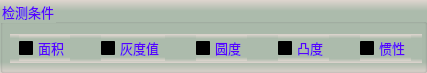
      <widget class="QGroupBox" name="groupCamera_2">
       <property name="geometry">
        <rect>
         <x>9</x>
         <y>94</y>
         <width>427</width>
         <height>73</height>
        </rect>
       </property>
       <property name="font">
        <font>
         <family>微软雅黑</family>
         <pointsize>10</pointsize>
        </font>
       </property>
       <property name="styleSheet">
        <string notr="true">background-color: qlineargradient(x1:0, y1:0, x2:0, y2:1, stop:0 #dfd5cf, stop: 0.15 #acbbac, stop: 0.85 #acbbac,stop:1 #dfd5cf);
color: rgb(85, 0, 255);</string>
       </property>
       <property name="title">
        <string>检测条件</string>
       </property>
       <widget class="QWidget" name="horizontalLayoutWidget">
        <property name="geometry">
         <rect>
          <x>10</x>
          <y>34</y>
          <width>412</width>
          <height>29</height>
         </rect>
        </property>
        <layout class="QHBoxLayout" name="horizontalLayout_2">
         <property name="spacing">
          <number>22</number>
         </property>
         <item>
          <widget class="QCheckBox" name="checkArea">
           <property name="sizePolicy">
            <sizepolicy hsizetype="Fixed" vsizetype="Fixed">
             <horstretch>0</horstretch>
             <verstretch>0</verstretch>
            </sizepolicy>
           </property>
           <property name="font">
            <font>
             <family>微软雅黑</family>
             <pointsize>10</pointsize>
            </font>
           </property>
           <property name="styleSheet">
            <string notr="true">QCheckBox{
    color: rgb(30, 30, 30);
	border-style: flat;
	background: transparent;
}
QCheckBox::indicator {
    width: 17px;
    height: 17px;    
}
QCheckBox::indicator::unchecked {
    image: url(:/resource/untick.png);
}
QCheckBox::indicator::checked {
    image: url(:/resource/tick.png);
};</string>
           </property>
           <property name="text">
            <string>面积</string>
           </property>
           <property name="iconSize">
            <size>
             <width>22</width>
             <height>22</height>
            </size>
           </property>
          </widget>
         </item>
         <item>
          <widget class="QCheckBox" name="checkGrayscale">
           <property name="sizePolicy">
            <sizepolicy hsizetype="Fixed" vsizetype="Fixed">
             <horstretch>0</horstretch>
             <verstretch>0</verstretch>
            </sizepolicy>
           </property>
           <property name="font">
            <font>
             <family>微软雅黑</family>
             <pointsize>10</pointsize>
            </font>
           </property>
           <property name="styleSheet">
            <string notr="true">QCheckBox{
    color: rgb(30, 30, 30);
	border-style: flat;
	background: transparent;
}
QCheckBox::indicator {
    width: 17px;
    height: 17px;    
}
QCheckBox::indicator::unchecked {
    image: url(:/resource/untick.png);
}
QCheckBox::indicator::checked {
    image: url(:/resource/tick.png);
};</string>
           </property>
           <property name="text">
            <string>灰度值</string>
           </property>
           <property name="iconSize">
            <size>
             <width>22</width>
             <height>22</height>
            </size>
           </property>
          </widget>
         </item>
         <item>
          <widget class="QCheckBox" name="checkCircularity">
           <property name="sizePolicy">
            <sizepolicy hsizetype="Fixed" vsizetype="Fixed">
             <horstretch>0</horstretch>
             <verstretch>0</verstretch>
            </sizepolicy>
           </property>
           <property name="font">
            <font>
             <family>微软雅黑</family>
             <pointsize>10</pointsize>
            </font>
           </property>
           <property name="styleSheet">
            <string notr="true">QCheckBox{
    color: rgb(30, 30, 30);
	border-style: flat;
	background: transparent;
}
QCheckBox::indicator {
    width: 17px;
    height: 17px;    
}
QCheckBox::indicator::unchecked {
    image: url(:/resource/untick.png);
}
QCheckBox::indicator::checked {
    image: url(:/resource/tick.png);
};</string>
           </property>
           <property name="text">
            <string>圆度</string>
           </property>
           <property name="iconSize">
            <size>
             <width>22</width>
             <height>22</height>
            </size>
           </property>
          </widget>
         </item>
         <item>
          <widget class="QCheckBox" name="checkConvexity">
           <property name="sizePolicy">
            <sizepolicy hsizetype="Fixed" vsizetype="Fixed">
             <horstretch>0</horstretch>
             <verstretch>0</verstretch>
            </sizepolicy>
           </property>
           <property name="font">
            <font>
             <family>微软雅黑</family>
             <pointsize>10</pointsize>
            </font>
           </property>
           <property name="styleSheet">
            <string notr="true">QCheckBox{
    color: rgb(30, 30, 30);
	border-style: flat;
	background: transparent;
}
QCheckBox::indicator {
    width: 17px;
    height: 17px;    
}
QCheckBox::indicator::unchecked {
    image: url(:/resource/untick.png);
}
QCheckBox::indicator::checked {
    image: url(:/resource/tick.png);
};</string>
           </property>
           <property name="text">
            <string>凸度</string>
           </property>
           <property name="iconSize">
            <size>
             <width>22</width>
             <height>22</height>
            </size>
           </property>
          </widget>
         </item>
         <item>
          <widget class="QCheckBox" name="checkInertia">
           <property name="sizePolicy">
            <sizepolicy hsizetype="Fixed" vsizetype="Fixed">
             <horstretch>0</horstretch>
             <verstretch>0</verstretch>
            </sizepolicy>
           </property>
           <property name="font">
            <font>
             <family>微软雅黑</family>
             <pointsize>10</pointsize>
            </font>
           </property>
           <property name="styleSheet">
            <string notr="true">QCheckBox{
    color: rgb(30, 30, 30);
	border-style: flat;
	background: transparent;
}
QCheckBox::indicator {
    width: 17px;
    height: 17px;    
}
QCheckBox::indicator::unchecked {
    image: url(:/resource/untick.png);
}
QCheckBox::indicator::checked {
    image: url(:/resource/tick.png);
};</string>
           </property>
           <property name="text">
            <string>惯性</string>
           </property>
           <property name="iconSize">
            <size>
             <width>22</width>
             <height>22</height>
            </size>
           </property>
          </widget>
         </item>
        </layout>
       </widget>
      </widget>
